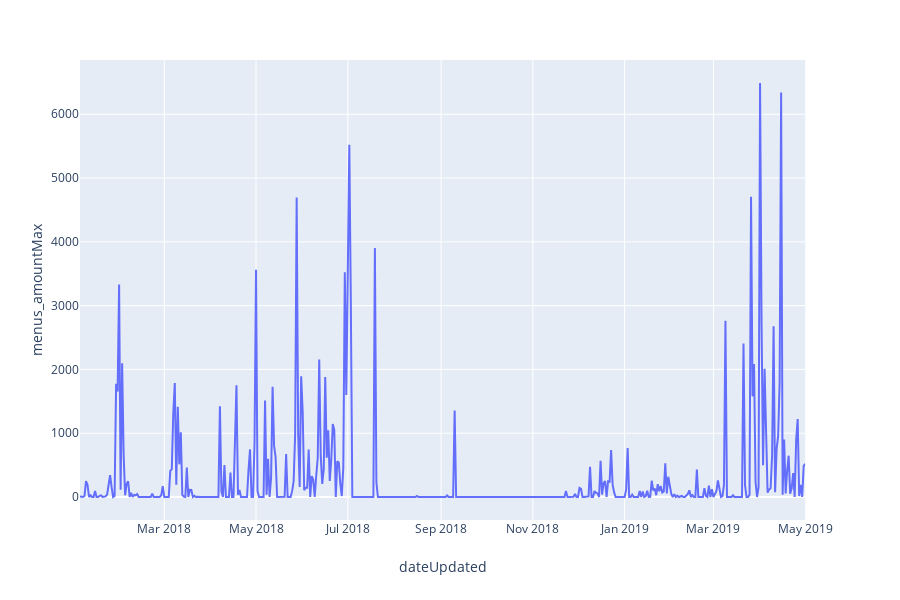

This figure's notebook cell:
### Code cell
import plotly.express as px
fig = px.line(data_day1, x='dateUpdated', y='menus_amountMax')
fig.show()

### Figure 1 — Plotly figure (JSON) as saved in the notebook; plotly's stock layout.template omitted (floating-point values rounded to 4 significant figures; data arrays with more than 128 entries replaced by an {"elided": "..."} marker saying what was removed)
{"data": [{"hoverlabel": {"namelength": 0}, "hovertemplate": "dateUpdated=%{x}<br>menus_amountMax=%{y}", "legendgroup": "", "line": {"color": "#636efa", "dash": "solid"}, "mode": "lines", "name": "", "showlegend": false, "type": "scatter", "x": {"elided": "483 str values"}, "xaxis": "x", "y": {"elided": "483 float values"}, "yaxis": "y"}], "layout": {"height": 600, "legend": {"tracegroupgap": 0}, "margin": {"t": 60}, "xaxis": {"anchor": "y", "domain": [0, 0.98], "title": {"text": "dateUpdated"}}, "yaxis": {"anchor": "x", "domain": [0, 1], "title": {"text": "menus_amountMax"}}}}
